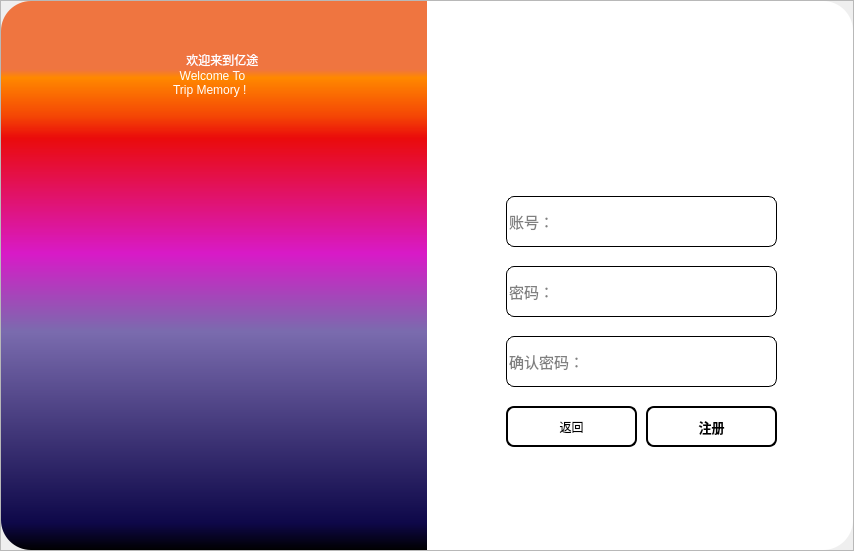
<?xml version="1.0" encoding="UTF-8"?>
<ui version="4.0">
 <class>RegisterWindow</class>
 <widget class="QWidget" name="RegisterWindow">
  <property name="geometry">
   <rect>
    <x>0</x>
    <y>0</y>
    <width>854</width>
    <height>551</height>
   </rect>
  </property>
  <property name="windowTitle">
   <string>Form</string>
  </property>
  <layout class="QVBoxLayout" name="verticalLayout">
   <property name="spacing">
    <number>0</number>
   </property>
   <property name="leftMargin">
    <number>0</number>
   </property>
   <property name="topMargin">
    <number>0</number>
   </property>
   <property name="rightMargin">
    <number>0</number>
   </property>
   <property name="bottomMargin">
    <number>0</number>
   </property>
   <item>
    <widget class="QFrame" name="frame">
     <property name="frameShape">
      <enum>QFrame::Shape::StyledPanel</enum>
     </property>
     <property name="frameShadow">
      <enum>QFrame::Shadow::Raised</enum>
     </property>
     <layout class="QHBoxLayout" name="horizontalLayout">
      <property name="spacing">
       <number>0</number>
      </property>
      <property name="leftMargin">
       <number>0</number>
      </property>
      <property name="topMargin">
       <number>0</number>
      </property>
      <property name="rightMargin">
       <number>0</number>
      </property>
      <property name="bottomMargin">
       <number>0</number>
      </property>
      <item>
       <widget class="QFrame" name="frame_2">
        <property name="styleSheet">
         <string notr="true">#frame_2{
	
	
	background-color: qlineargradient(spread:pad, x1:0, y1:1, x2:0, y2:0, stop:0 rgba(0, 0, 0, 255), stop:0.05 rgba(14, 8, 73, 255), stop:0.397727 rgba(122, 107, 174, 255), stop:0.539773 rgba(216, 26, 199, 255), stop:0.75 rgba(234, 11, 11, 255), stop:0.79 rgba(244, 70, 5, 255), stop:0.86 rgba(255, 136, 0, 255), stop:0.875 rgba(239, 117, 64, 255));
border-top-left-radius:30px;
border-bottom-left-radius:30px;
}
</string>
        </property>
        <property name="frameShape">
         <enum>QFrame::Shape::StyledPanel</enum>
        </property>
        <property name="frameShadow">
         <enum>QFrame::Shadow::Raised</enum>
        </property>
        <widget class="QWidget" name="layoutWidget">
         <property name="geometry">
          <rect>
           <x>10</x>
           <y>10</y>
           <width>415</width>
           <height>521</height>
          </rect>
         </property>
         <layout class="QVBoxLayout" name="verticalLayout_4">
          <property name="spacing">
           <number>0</number>
          </property>
          <item>
           <spacer name="verticalSpacer">
            <property name="orientation">
             <enum>Qt::Orientation::Vertical</enum>
            </property>
            <property name="sizeType">
             <enum>QSizePolicy::Policy::Minimum</enum>
            </property>
            <property name="sizeHint" stdset="0">
             <size>
              <width>20</width>
              <height>40</height>
             </size>
            </property>
           </spacer>
          </item>
          <item>
           <layout class="QHBoxLayout" name="horizontalLayout_4">
            <item>
             <spacer name="horizontalSpacer_3">
              <property name="orientation">
               <enum>Qt::Orientation::Horizontal</enum>
              </property>
              <property name="sizeHint" stdset="0">
               <size>
                <width>78</width>
                <height>20</height>
               </size>
              </property>
             </spacer>
            </item>
            <item>
             <layout class="QVBoxLayout" name="verticalLayout_2">
              <item>
               <widget class="QLabel" name="label">
                <property name="styleSheet">
                 <string notr="true">color: rgb(255, 255, 255);
font: 24pt &quot;Algerian&quot;;</string>
                </property>
                <property name="text">
                 <string>    欢迎来到亿途  </string>
                </property>
               </widget>
              </item>
              <item>
               <widget class="QWidget" name="widget" native="true"/>
              </item>
              <item>
               <widget class="QLabel" name="label_2">
                <property name="styleSheet">
                 <string notr="true">color: rgb(255, 255, 255);
font: 24pt &quot;Algerian&quot;;</string>
                </property>
                <property name="text">
                 <string>  Welcome To
Trip Memory !</string>
                </property>
               </widget>
              </item>
             </layout>
            </item>
            <item>
             <spacer name="horizontalSpacer_4">
              <property name="orientation">
               <enum>Qt::Orientation::Horizontal</enum>
              </property>
              <property name="sizeHint" stdset="0">
               <size>
                <width>68</width>
                <height>20</height>
               </size>
              </property>
             </spacer>
            </item>
           </layout>
          </item>
          <item>
           <spacer name="verticalSpacer_2">
            <property name="orientation">
             <enum>Qt::Orientation::Vertical</enum>
            </property>
            <property name="sizeHint" stdset="0">
             <size>
              <width>20</width>
              <height>40</height>
             </size>
            </property>
           </spacer>
          </item>
         </layout>
        </widget>
       </widget>
      </item>
      <item>
       <widget class="QFrame" name="frame_3">
        <property name="styleSheet">
         <string notr="true">background-color: rgb(255, 255, 255);
border-top-right-radius:30px;
border-bottom-right-radius:30px;</string>
        </property>
        <property name="frameShape">
         <enum>QFrame::Shape::StyledPanel</enum>
        </property>
        <property name="frameShadow">
         <enum>QFrame::Shadow::Raised</enum>
        </property>
        <layout class="QVBoxLayout" name="verticalLayout_3">
         <item>
          <widget class="QFrame" name="frame_4">
           <property name="maximumSize">
            <size>
             <width>16777215</width>
             <height>30</height>
            </size>
           </property>
           <property name="frameShape">
            <enum>QFrame::Shape::StyledPanel</enum>
           </property>
           <property name="frameShadow">
            <enum>QFrame::Shadow::Raised</enum>
           </property>
           <widget class="QWidget" name="layoutWidget">
            <property name="geometry">
             <rect>
              <x>-8</x>
              <y>0</y>
              <width>461</width>
              <height>34</height>
             </rect>
            </property>
            <layout class="QHBoxLayout" name="horizontalLayout_3">
             <property name="spacing">
              <number>0</number>
             </property>
             <item>
              <spacer name="horizontalSpacer">
               <property name="orientation">
                <enum>Qt::Orientation::Horizontal</enum>
               </property>
               <property name="sizeHint" stdset="0">
                <size>
                 <width>270</width>
                 <height>20</height>
                </size>
               </property>
              </spacer>
             </item>
             <item>
              <layout class="QHBoxLayout" name="horizontalLayout_2">
               <property name="spacing">
                <number>0</number>
               </property>
               <item>
                <widget class="QPushButton" name="min_button">
                 <property name="minimumSize">
                  <size>
                   <width>50</width>
                   <height>30</height>
                  </size>
                 </property>
                 <property name="styleSheet">
                  <string notr="true">QPushButton{
	border:none;
}
QPushButton{
	padding-bottom:5px;
}
#min_button:hover{
	background-color: rgb(196, 196, 196);
	border-radius:8px;
	color: rgb(0, 0, 0);
}
#min_button:pressed{
	padding-top:3px;
	padding-left:3px;
}
</string>
                 </property>
                 <property name="text">
                  <string/>
                 </property>
                 <property name="icon">
                  <iconset resource="res1.qrc">
                   <normaloff>:/icons/res1/icons/min.png</normaloff>:/icons/res1/icons/min.png</iconset>
                 </property>
                </widget>
               </item>
               <item>
                <widget class="QPushButton" name="max_button">
                 <property name="minimumSize">
                  <size>
                   <width>50</width>
                   <height>30</height>
                  </size>
                 </property>
                 <property name="styleSheet">
                  <string notr="true">QPushButton{
	border:none;
}
QPushButton{
	padding-bottom:5px;
}
#max_button:hover{
	background-color: rgb(196, 196, 196);
	border-radius:8px;
	color: rgb(0, 0, 0);
}
#max_button:pressed{
	padding-top:3px;
	padding-left:3px;
}
</string>
                 </property>
                 <property name="text">
                  <string/>
                 </property>
                 <property name="icon">
                  <iconset resource="res1.qrc">
                   <normaloff>:/icons/res1/icons/max.png</normaloff>:/icons/res1/icons/max.png</iconset>
                 </property>
                </widget>
               </item>
               <item>
                <widget class="QPushButton" name="close_button">
                 <property name="minimumSize">
                  <size>
                   <width>50</width>
                   <height>30</height>
                  </size>
                 </property>
                 <property name="styleSheet">
                  <string notr="true">QPushButton{
	border:none;
}
QPushButton{
	padding-bottom:5px;
}
#close_button:hover{
	background-color: rgb(196, 196, 196);
	border-radius:8px;
	color: rgb(0, 0, 0);
}
#close_button:pressed{
	padding-top:3px;
	padding-left:3px;
}
</string>
                 </property>
                 <property name="text">
                  <string/>
                 </property>
                 <property name="icon">
                  <iconset resource="res1.qrc">
                   <normaloff>:/icons/res1/icons/close.png</normaloff>:/icons/res1/icons/close.png</iconset>
                 </property>
                </widget>
               </item>
              </layout>
             </item>
             <item>
              <spacer name="horizontalSpacer_2">
               <property name="orientation">
                <enum>Qt::Orientation::Horizontal</enum>
               </property>
               <property name="sizeHint" stdset="0">
                <size>
                 <width>18</width>
                 <height>20</height>
                </size>
               </property>
              </spacer>
             </item>
            </layout>
           </widget>
          </widget>
         </item>
         <item>
          <widget class="QFrame" name="frame_6">
           <property name="frameShape">
            <enum>QFrame::Shape::StyledPanel</enum>
           </property>
           <property name="frameShadow">
            <enum>QFrame::Shadow::Raised</enum>
           </property>
           <widget class="QWidget" name="widget_2" native="true">
            <property name="geometry">
             <rect>
              <x>40</x>
              <y>20</y>
              <width>419</width>
              <height>431</height>
             </rect>
            </property>
            <widget class="QLineEdit" name="lineEditUser">
             <property name="geometry">
              <rect>
               <x>30</x>
               <y>130</y>
               <width>271</width>
               <height>51</height>
              </rect>
             </property>
             <property name="font">
              <font>
               <pointsize>11</pointsize>
              </font>
             </property>
             <property name="styleSheet">
              <string notr="true">border:1px solid rgb(0,0,0);
border-radius:8px;</string>
             </property>
             <property name="placeholderText">
              <string>账号：</string>
             </property>
            </widget>
            <widget class="QLineEdit" name="lineEditPass">
             <property name="geometry">
              <rect>
               <x>30</x>
               <y>200</y>
               <width>271</width>
               <height>51</height>
              </rect>
             </property>
             <property name="font">
              <font>
               <pointsize>11</pointsize>
              </font>
             </property>
             <property name="styleSheet">
              <string notr="true">border:1px solid rgb(0,0,0);
border-radius:8px;</string>
             </property>
             <property name="text">
              <string/>
             </property>
             <property name="echoMode">
              <enum>QLineEdit::EchoMode::Password</enum>
             </property>
             <property name="placeholderText">
              <string>密码：</string>
             </property>
            </widget>
            <widget class="QPushButton" name="return_pushButton">
             <property name="geometry">
              <rect>
               <x>30</x>
               <y>340</y>
               <width>131</width>
               <height>41</height>
              </rect>
             </property>
             <property name="styleSheet">
              <string notr="true">
#return_pushButton{
	background-color: rgb(255, 255, 255);
	border:2px solid rgb(0,0,0);
	border-radius:8px;
}
#return_pushButton:hover{
	background-color: rgb(196, 196, 196);
	color: rgb(0, 0, 0);
}

#return_pushButton:pressed{
	padding-top:5px;
	padding-left:5px;
}
</string>
             </property>
             <property name="text">
              <string>返回</string>
             </property>
             <property name="icon">
              <iconset resource="res1.qrc">
               <normaloff>:/icons/res1/icons/return.png</normaloff>:/icons/res1/icons/return.png</iconset>
             </property>
            </widget>
            <widget class="QPushButton" name="register_pushButton">
             <property name="geometry">
              <rect>
               <x>170</x>
               <y>340</y>
               <width>131</width>
               <height>41</height>
              </rect>
             </property>
             <property name="font">
              <font>
               <pointsize>10</pointsize>
               <bold>true</bold>
              </font>
             </property>
             <property name="styleSheet">
              <string notr="true">
#register_pushButton{
	background-color: rgb(255, 255, 255);
	
	border:2px solid rgb(0,0,0);
	border-radius:8px;
}
#register_pushButton:hover{
	background-color:rgb(196, 196, 196);
	color: rgb(0, 0, 0);
}
#register_pushButton:press{
	padding-top:5px;
	padding-left:5px;
}
#register_pushButton:pressed{
	padding-top:5px;
	padding-left:5px;
}

</string>
             </property>
             <property name="text">
              <string>注册</string>
             </property>
             <property name="icon">
              <iconset resource="res1.qrc">
               <normaloff>:/icons/res1/icons/register.png</normaloff>:/icons/res1/icons/register.png</iconset>
             </property>
            </widget>
            <widget class="QLabel" name="label_3">
             <property name="geometry">
              <rect>
               <x>100</x>
               <y>0</y>
               <width>121</width>
               <height>121</height>
              </rect>
             </property>
             <property name="styleSheet">
              <string notr="true">image: url(:/icons/res1/icons/yitu.png);</string>
             </property>
             <property name="text">
              <string/>
             </property>
            </widget>
            <widget class="QLineEdit" name="lineEditConfirm">
             <property name="geometry">
              <rect>
               <x>30</x>
               <y>270</y>
               <width>271</width>
               <height>51</height>
              </rect>
             </property>
             <property name="font">
              <font>
               <pointsize>11</pointsize>
              </font>
             </property>
             <property name="styleSheet">
              <string notr="true">border:1px solid rgb(0,0,0);
border-radius:8px;</string>
             </property>
             <property name="text">
              <string/>
             </property>
             <property name="echoMode">
              <enum>QLineEdit::EchoMode::Password</enum>
             </property>
             <property name="placeholderText">
              <string>确认密码：</string>
             </property>
            </widget>
           </widget>
          </widget>
         </item>
        </layout>
       </widget>
      </item>
     </layout>
    </widget>
   </item>
  </layout>
 </widget>
 <resources>
  <include location="res1.qrc"/>
 </resources>
 <connections>
  <connection>
   <sender>min_button</sender>
   <signal>clicked()</signal>
   <receiver>RegisterWindow</receiver>
   <slot>showNormal()</slot>
   <hints>
    <hint type="sourcelabel">
     <x>717</x>
     <y>22</y>
    </hint>
    <hint type="destinationlabel">
     <x>716</x>
     <y>-15</y>
    </hint>
   </hints>
  </connection>
  <connection>
   <sender>max_button</sender>
   <signal>clicked()</signal>
   <receiver>RegisterWindow</receiver>
   <slot>showFullScreen()</slot>
   <hints>
    <hint type="sourcelabel">
     <x>765</x>
     <y>21</y>
    </hint>
    <hint type="destinationlabel">
     <x>764</x>
     <y>-7</y>
    </hint>
   </hints>
  </connection>
  <connection>
   <sender>close_button</sender>
   <signal>clicked()</signal>
   <receiver>RegisterWindow</receiver>
   <slot>close()</slot>
   <hints>
    <hint type="sourcelabel">
     <x>829</x>
     <y>25</y>
    </hint>
    <hint type="destinationlabel">
     <x>855</x>
     <y>5</y>
    </hint>
   </hints>
  </connection>
 </connections>
</ui>
